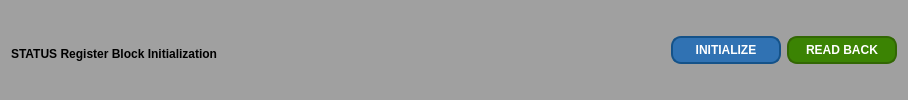
     <widget class="QFrame" name="frame_2">
      <property name="styleSheet">
       <string notr="true">QFrame {
    background-color: #a0a0a0; /* 设置背景颜色为灰色 */
    border-radius: 10px; /* 设置边框圆角的半径为10px */
}
</string>
      </property>
      <property name="frameShape">
       <enum>QFrame::Box</enum>
      </property>
      <property name="frameShadow">
       <enum>QFrame::Raised</enum>
      </property>
      <layout class="QHBoxLayout" name="horizontalLayout_2">
       <property name="topMargin">
        <number>0</number>
       </property>
       <property name="bottomMargin">
        <number>0</number>
       </property>
       <item>
        <widget class="QLabel" name="label_22">
         <property name="sizePolicy">
          <sizepolicy hsizetype="Preferred" vsizetype="Minimum">
           <horstretch>0</horstretch>
           <verstretch>0</verstretch>
          </sizepolicy>
         </property>
         <property name="minimumSize">
          <size>
           <width>0</width>
           <height>20</height>
          </size>
         </property>
         <property name="maximumSize">
          <size>
           <width>16777215</width>
           <height>23</height>
          </size>
         </property>
         <property name="styleSheet">
          <string notr="true">font: 12pt &quot;Calibri&quot;;
font-weight: 600; /* 设置字体粗细为600 */</string>
         </property>
         <property name="text">
          <string>STATUS Register Block Initialization</string>
         </property>
         <property name="alignment">
          <set>Qt::AlignBottom|Qt::AlignLeading|Qt::AlignLeft</set>
         </property>
        </widget>
       </item>
       <item>
        <spacer name="horizontalSpacer_2">
         <property name="orientation">
          <enum>Qt::Horizontal</enum>
         </property>
         <property name="sizeHint" stdset="0">
          <size>
           <width>447</width>
           <height>20</height>
          </size>
         </property>
        </spacer>
       </item>
       <item>
        <widget class="QPushButton" name="pushButton_49">
         <property name="minimumSize">
          <size>
           <width>110</width>
           <height>0</height>
          </size>
         </property>
         <property name="maximumSize">
          <size>
           <width>16777215</width>
           <height>16777215</height>
          </size>
         </property>
         <property name="styleSheet">
          <string notr="true">QPushButton {
    background-color: #3072B3; /* 按钮背景颜色 */
    color: white; /* 文字颜色 */
    border-style: solid; /* 边框样式 */
    border-width: 2px; /* 边框宽度 */
    border-radius: 10px; /* 边框圆角半径 */
    border-color: #145289; /* 边框颜色 */
    padding: 5px; /* 内边距 */
	font: 9pt &quot;Calibri&quot;; /* 字体 */
    font-weight: 600; /* 字体粗细 */
}

QPushButton:hover {
    background-color: #5591D2; /* 悬停时的背景颜色 */
}

QPushButton:pressed {
    background-color: #1E5A97; /* 按下时的背景颜色 */
}
</string>
         </property>
         <property name="text">
          <string>INITIALIZE</string>
         </property>
        </widget>
       </item>
       <item>
        <widget class="QPushButton" name="pushButton_51">
         <property name="minimumSize">
          <size>
           <width>110</width>
           <height>0</height>
          </size>
         </property>
         <property name="maximumSize">
          <size>
           <width>16777215</width>
           <height>16777215</height>
          </size>
         </property>
         <property name="styleSheet">
          <string notr="true">QPushButton {
    background-color: #3b8303; /* 按钮背景颜色 */
    color: white; /* 文字颜色 */
    border-style: solid; /* 边框样式 */
    border-width: 2px; /* 边框宽度 */
    border-radius: 10px; /* 边框圆角半径 */
    border-color: #326703; /* 边框颜色 */
    padding: 5px; /* 内边距 */
	font: 9pt &quot;Calibri&quot;; /* 字体 */
    font-weight: 600; /* 字体粗细 */
}

QPushButton:hover {
    background-color: #459403; /* 悬停时的背景颜色 */
}

QPushButton:pressed {
    background-color: #397303; /* 按下时的背景颜色 */
}
</string>
         </property>
         <property name="text">
          <string>READ BACK</string>
         </property>
        </widget>
       </item>
      </layout>
     </widget>
